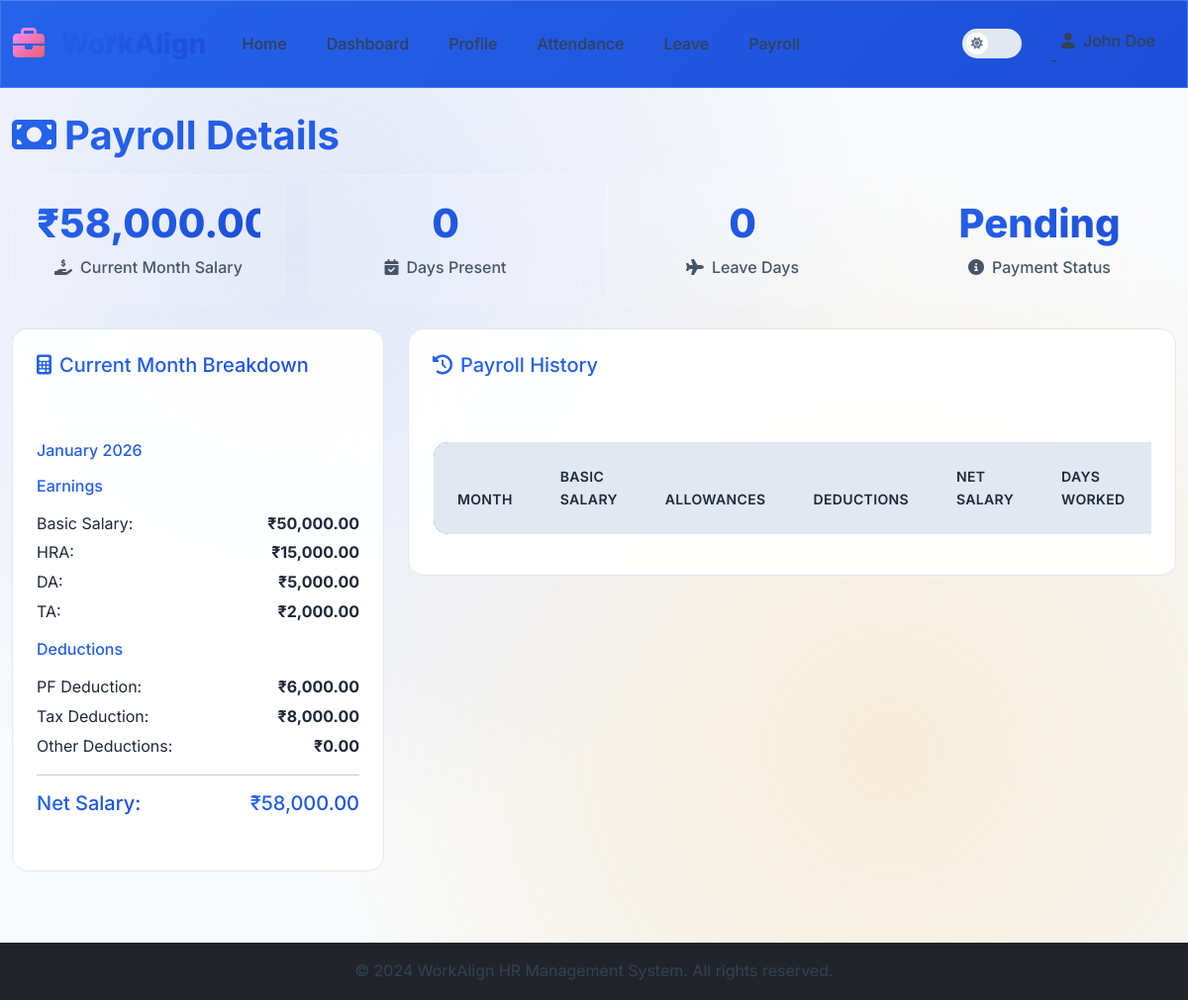
Screenshot of /employee/payroll.php (signed in) with the database file from the repository.
### tables this page shows
CREATE TABLE salary_structure (
    id INT AUTO_INCREMENT PRIMARY KEY,
    employee_id VARCHAR(20) NOT NULL,
    basic_salary DECIMAL(10,2) NOT NULL,
    hra DECIMAL(10,2) DEFAULT 0,
    da DECIMAL(10,2) DEFAULT 0,
    ta DECIMAL(10,2) DEFAULT 0,
    pf_deduction DECIMAL(10,2) DEFAULT 0,
    tax_deduction DECIMAL(10,2) DEFAULT 0,
    other_deductions DECIMAL(10,2) DEFAULT 0,
    total_salary DECIMAL(10,2) GENERATED ALWAYS AS (basic_salary + hra + da + ta - pf_deduction - tax_deduction - other_deductions) STORED,
    effective_date DATE NOT NULL,
    created_at TIMESTAMP DEFAULT CURRENT_TIMESTAMP,
    updated_at TIMESTAMP DEFAULT CURRENT_TIMESTAMP ON UPDATE CURRENT_TIMESTAMP,
    FOREIGN KEY (employee_id) REFERENCES employees(employee_id) ON DELETE CASCADE
);

### employee/payroll.php (the view, shortened to what this page needs)
<?php
$conn = connectDB();
$employee_id = $_SESSION['employee_id'];
$current_month = date('Y-m');
$stmt_current = $conn->prepare("SELECT * FROM payroll WHERE employee_id = ? AND month = ?");
$stmt_current->bind_param("ss", $employee_id, $current_month);
$stmt_current->execute();
$current_payroll = $stmt_current->get_result()->fetch_assoc();
if (!$current_payroll) {
    $stmt_salary = $conn->prepare("SELECT * FROM salary_structure WHERE employee_id = ? ORDER BY effective_date DESC LIMIT 1");
    $stmt_salary->bind_param("s", $employee_id);
    $stmt_salary->execute();
    $salary_structure = $stmt_salary->get_result()->fetch_assoc();
    if ($salary_structure) {
        $current_payroll = [
            'basic_salary' => $salary_structure['basic_salary'],
            'hra' => $salary_structure['hra'],
            'da' => $salary_structure['da'],
            'ta' => $salary_structure['ta'],
            'pf_deduction' => $salary_structure['pf_deduction'],
            'tax_deduction' => $salary_structure['tax_deduction'],
            'other_deductions' => $salary_structure['other_deductions'],
            'total_salary' => $salary_structure['total_salary'],
            'working_days' => date('t'),
            'present_days' => 0,
            'leave_days' => 0,
            'absent_days' => 0,
            'status' => 'pending'
        ];
    }
}
?>
<?php include '../header.php'; ?>
<div class="row">
    <div class="col-12">
        <h2><i class="fas fa-money-bill me-2"></i>Payroll Details</h2>
    </div>
</div>
<div class="row mb-4">
    <div class="col-md-3">
        <div class="stats-card">
            <h3><?php echo isset($current_payroll['total_salary']) ? '₹' . number_format($current_payroll['total_salary'], 2) : 'N/A'; ?></h3>
            <p><i class="fas fa-hand-holding-usd me-2"></i>Current Month Salary</p>
        </div>
    </div>
    <div class="col-md-3">
        <div class="stats-card">
            <h3><?php echo isset($current_payroll['present_days']) ? $current_payroll['present_days'] : '0'; ?></h3>
            <p><i class="fas fa-calendar-check me-2"></i>Days Present</p>
        </div>
    </div>
    <div class="col-md-3">
        <div class="stats-card">
            <h3><?php echo isset($current_payroll['leave_days']) ? $current_payroll['leave_days'] : '0'; ?></h3>
            <p><i class="fas fa-plane me-2"></i>Leave Days</p>
        </div>
    </div>
    <div class="col-md-3">
        <div class="stats-card">
            <h3><?php echo isset($current_payroll['status']) ? ucfirst($current_payroll['status']) : 'Pending'; ?></h3>
            <p><i class="fas fa-info-circle me-2"></i>Payment Status</p>
        </div>
    </div>
</div>
<div class="row">
    <div class="col-md-4">
        <div class="card">
            <div class="card-header">
                <h5><i class="fas fa-calculator me-2"></i>Current Month Breakdown</h5>
            </div>
            <div class="card-body">
                <?php if ($current_payroll): ?>
                    <h6 class="text-primary mb-3"><?php echo date('F Y'); ?></h6>
                    <div class="mb-3">
                        <h6>Earnings</h6>
                        <div class="d-flex justify-content-between mb-1">
                            <span>Basic Salary:</span>
                            <strong>₹<?php echo number_format($current_payroll['basic_salary'], 2); ?></strong>
                        </div>
                        <div class="d-flex justify-content-between mb-1">
                            <span>HRA:</span>
                            <strong>₹<?php echo number_format($current_payroll['hra'], 2); ?></strong>
                        </div>
                        <div class="d-flex justify-content-between mb-1">
                            <span>DA:</span>
                            <strong>₹<?php echo number_format($current_payroll['da'], 2); ?></strong>
                        </div>
                        <div class="d-flex justify-content-between mb-3">
                            <span>TA:</span>
                            <strong>₹<?php echo number_format($current_payroll['ta'], 2); ?></strong>
                        </div>
                        <h6>Deductions</h6>
                        <div class="d-flex justify-content-between mb-1">
                            <span>PF Deduction:</span>
                            <strong>₹<?php echo number_format($current_payroll['pf_deduction'], 2); ?></strong>
                        </div>
                        <div class="d-flex justify-content-between mb-1">
                            <span>Tax Deduction:</span>
                            <strong>₹<?php echo number_format($current_payroll['tax_deduction'], 2); ?></strong>
                        </div>
                        <div class="d-flex justify-content-between mb-3">
                            <span>Other Deductions:</span>
                            <strong>₹<?php echo number_format($current_payroll['other_deductions'], 2); ?></strong>
                        </div>
                        <hr>
                        <div class="d-flex justify-content-between">
                            <h5>Net Salary:</h5>
                            <h5 class="text-success">₹<?php echo number_format($current_payroll['total_salary'], 2); ?></h5>
                        </div>
                    </div>
                <?php else: ?>
                    <p class="text-muted">No salary structure available.</p>
                <?php endif; ?>
            </div>
        </div>
    </div>
    <div class="col-md-8">
        <div class="card">
            <div class="card-header">
                <h5><i class="fas fa-history me-2"></i>Payroll History</h5>
            </div>
            <div class="card-body">
                <div class="table-responsive">
                    <table class="table table-hover" id="payroll-table">
                        <thead>
                            <tr>
                                <th>Month</th>
                                <th>Basic Salary</th>
                                <th>Allowances</th>
                                <th>Deductions</th>
                                <th>Net Salary</th>
                                <th>Days Worked</th>
                                <th>Status</th>
                            </tr>
                        </thead>
                    </table>
                </div>
            </div>
        </div>
    </div>
</div>
<?php include '../footer.php'; ?>

### header.php (style rules this page uses)
:root { --primary-color: #2563eb; --secondary-color: #64748b; --success-color: #16a34a; --danger-color: #dc2626; --warning-color: #f59e0b; --info-color: #0891b2; --light-color: #f8fafc; --dark-color: #1e293b; --gradient-primary: linear-gradient(135deg, #2563eb, #1d4ed8); --gradient-success: linear-gradient(135deg, #16a34a, #15803d); --gradient-danger: linear-gradient(135deg, #dc2626, #b91c1c); --gradient-warning: linear-gradient(135deg, #f59e0b, #d97706); --gradient-info: linear-gradient(135deg, #0891b2, #0e7490); --shadow-sm: 0 1px 2px 0 rgba(0, 0, 0, 0.05); --shadow-md: 0 4px 6px -1px rgba(0, 0, 0, 0.1), 0 2px 4px -1px rgba(0, 0, 0, 0.06); --shadow-lg: 0 10px 15px -3px rgba(0, 0, 0, 0.1), 0 4px 6px -2px rgba(0, 0, 0, 0.05); --shadow-xl: 0 20px 25px -5px rgba(0, 0, 0, 0.1), 0 10px 10px -5px rgba(0, 0, 0, 0.04); }
.light-mode { --bg-primary: #ffffff; --bg-secondary: #f8fafc; --bg-tertiary: #e2e8f0; --text-primary: #1e293b; --text-secondary: #475569; --text-muted: #64748b; --border-color: #e2e8f0; --card-bg: rgba(255, 255, 255, 0.95); --navbar-bg: var(--gradient-primary); }
body { background: var(--bg-secondary); color: var(--text-primary); transition: all 0.3s ease; }
.card { background: var(--card-bg); color: var(--text-primary); border: 1px solid var(--border-color); transition: all 0.3s ease; }
.table { color: var(--text-primary); }
.table thead th { background: var(--bg-tertiary); color: var(--text-primary); border-color: var(--border-color); }
* { transition: background-color 0.3s ease, color 0.3s ease, border-color 0.3s ease; }

### rows the page displays
salary_structure: total_salary "58,000.00", basic_salary "50,000.00", hra "15,000.00", da "5,000.00", ta "2,000.00", pf_deduction "6,000.00", tax_deduction "8,000.00", other_deductions "0.00"

### other values shown
$current_payroll['present_days'] "0"
$current_payroll['leave_days'] "0"
$current_payroll['status'] "Pending"
